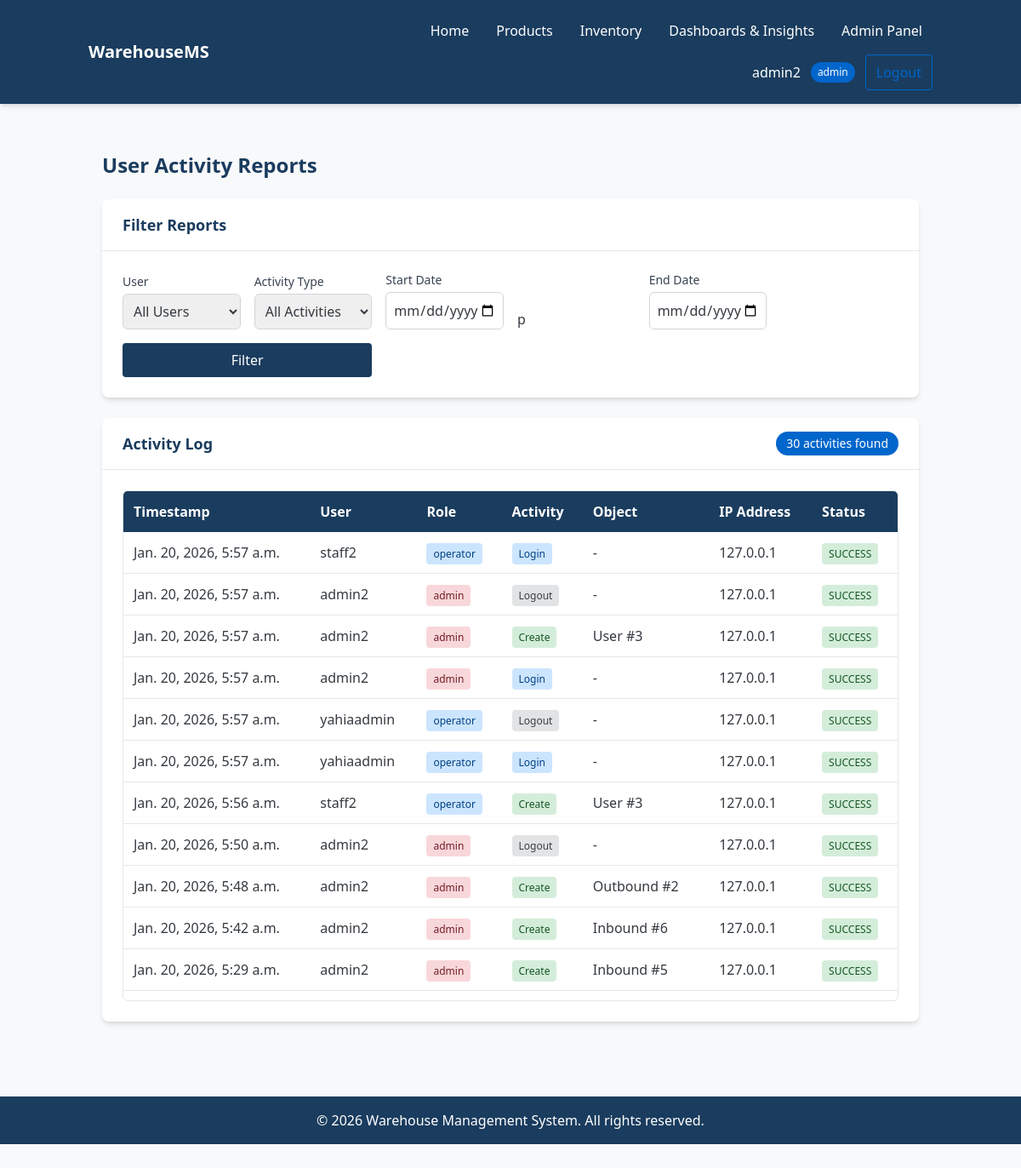
The app's page /home/insights/reports/ (signed in) with its own data.
### users/models.py (models this page shows, shortened)
class UserModel(AbstractUser):
    ROLE_CHOICES = (
        ("admin", "Admin"),
        ("operator", "Operator"),
        ("manager", "Manager"),
    )
    role = models.CharField(
        max_length=20,
        choices=ROLE_CHOICES,
        default="operator"
    )
    warehouse = models.ForeignKey('inventory.WarehouseModel', on_delete=models.SET_NULL, null=True, blank=True)

class ReportModel(models.Model):
    ACTIVITY_CHOICES = [
        ('CREATE', 'Create'),
        ('EDIT', 'Edit'),
        ('DELETE', 'Delete'),
        ('VIEW', 'View'),
        ('LOGIN', 'Login'),
        ('LOGOUT', 'Logout'),
        ('IMPORT', 'Import'),
        ('EXPORT', 'Export'),
        ('SYSTEM', 'System'),
        ('REPORT', 'Report'),
    ]
    user = models.ForeignKey('UserModel', on_delete=models.SET_NULL, null=True, blank=True)
    activity = models.CharField(max_length=20, choices=ACTIVITY_CHOICES)
    object_id = models.PositiveIntegerField(null=True, blank=True)
    object_model = models.CharField(max_length=100, null=True, blank=True)
    performed_at = models.DateTimeField(auto_now_add=True)
    ip_address = models.GenericIPAddressField(null=True, blank=True)
    user_agent = models.TextField(null=True, blank=True)
    details = models.JSONField(null=True, blank=True)
    changes = models.JSONField(null=True, blank=True)
    status = models.CharField(max_length=20, default='SUCCESS', choices=[
        ('SUCCESS', 'Success'),
        ('FAILED', 'Failed'),
        ('PENDING', 'Pending'),
    ])
    class Meta:
        verbose_name = 'Activity Report'
        verbose_name_plural = 'Activity Reports'
        ordering = ['-performed_at']
        indexes = [
            models.Index(fields=['-performed_at']),
            models.Index(fields=['user']),
            models.Index(fields=['activity']),
            models.Index(fields=['object_model']),
        ]
    def get_activity_display(self):
        return dict(self.ACTIVITY_CHOICES).get(self.activity, self.activity)

### users/views.py (the view)
# urls.py: path('home/insights/reports/', activity_reports, name='activity-reports'),
@login_required
@role_required(['admin', 'manager'])
def activity_reports(request):
    reports = ReportModel.objects.all().order_by('-performed_at')
    user_filter = request.GET.get('user')
    if user_filter:
        reports = reports.filter(user_id=user_filter)
    activity_filter = request.GET.get('activity')
    if activity_filter:
        reports = reports.filter(activity=activity_filter)
    start_date = request.GET.get('start_date')
    end_date = request.GET.get('end_date')
    if start_date and end_date:
        reports = reports.filter(performed_at__range=[start_date, end_date])
    context = {
        'reports': reports,
        'users': UserModel.objects.all(),
        'activity_types': ReportModel.ACTIVITY_CHOICES,
        'start_date': start_date,
        'end_date': end_date,
        'user_filter': user_filter,
        'activity_filter': activity_filter
    }
    return render(request, 'activity_reports.html', context)

### users/templates/activity_reports.html (shortened to what this page needs)
{% extends 'base.html' %}
{% block content %}
<div class="container mx-auto px-4 py-6">
    <h1 class="text-2xl font-bold text-primary mb-6">User Activity Reports</h1>
    <div class="bg-white rounded-lg shadow-md mb-6">
        <div class="border-b border-gray-200 px-6 py-4">
            <h5 class="text-lg font-semibold text-primary">Filter Reports</h5>
        </div>
        <div class="p-6">
            <form method="get" class="grid grid-cols-1 md:grid-cols-3 lg:grid-cols-6 gap-4 items-end">
                <div class="md:col-span-1">
                    <label for="userFilter" class="block text-sm font-medium text-gray-700 mb-1">User</label>
                    <select id="userFilter" name="user" class="w-full p-2 border border-gray-300 rounded-md focus:ring-2 focus:ring-secondary focus:border-transparent">
                        <option value="">All Users</option>
                    </select>
                </div>
                <div class="md:col-span-1">
                    <label for="activityFilter" class="block text-sm font-medium text-gray-700 mb-1">Activity Type</label>
                    <select id="activityFilter" name="activity" class="w-full p-2 border border-gray-300 rounded-md focus:ring-2 focus:ring-secondary focus:border-transparent">
                        <option value="">All Activities</option>
                    </select>
                </div>
                <div class="md:col-span-1">
                    <label for="startDate" class="block text-sm font-medium text-gray-700 mb-1">Start Date</label>
                    <input type="date" id="startDate" name="start_date" class="w-full p-2 border border-gray-300 rounded-md focus:ring-2 focus:ring-secondary focus:border-transparent"
                           value="{{ start_date }}">
                </div>p
                <div class="md:col-span-1">
                    <label for="endDate" class="block text-sm font-medium text-gray-700 mb-1">End Date</label>
                    <input type="date" id="endDate" name="end_date" class="w-full p-2 border border-gray-300 rounded-md focus:ring-2 focus:ring-secondary focus:border-transparent"
                           value="{{ end_date }}">
                </div>
                <div class="md:col-span-2">
                    <button type="submit" class="w-full btn btn-primary px-4 py-2 bg-primary text-white rounded hover:bg-blue-700 transition-all">Filter</button>
                </div>
            </form>
        </div>
    </div>
    <div class="bg-white rounded-lg shadow-md">
        <div class="border-b border-gray-200 px-6 py-4 flex justify-between items-center">
            <h5 class="text-lg font-semibold text-primary">Activity Log</h5>
            <span class="bg-secondary text-white px-3 py-1 rounded-full text-sm">{{ reports.count }} activities found</span>
        </div>
        <div class="p-6">
            {% if reports %}
            <div class="table-container">
                <table class="w-full">
                    <thead class="bg-primary text-white">
                        <tr>
                            <th class="p-3 text-left">Timestamp</th>
                            <th class="p-3 text-left">User</th>
                            <th class="p-3 text-left">Role</th>
                            <th class="p-3 text-left">Activity</th>
                            <th class="p-3 text-left">Object</th>
                            <th class="p-3 text-left">IP Address</th>
                            <th class="p-3 text-left">Status</th>
                        </tr>
                    </thead>
                    <tbody>
                        {% for report in reports %}
                        <tr class="border-b hover:bg-gray-50">
                            <td class="p-3">{{ report.performed_at }}</td>
                            <td class="p-3">{{ report.user.username }}</td>
                            <td class="p-3"><span class="badge badge-{{ report.user.role }} px-2 py-1 rounded text-xs font-medium">{{ report.user.role }}</span></td>
                            <td class="p-3">
                                <span class="badge badge-{{ report.activity|lower }} px-2 py-1 rounded text-xs font-medium">
                                    {{ report.get_activity_display }}
                                </span>
                            </td>
                            <td class="p-3">
                                {% if report.object_model and report.object_id %}
                                {{ report.object_model }} #{{ report.object_id }}
                                {% elif report.object_model %}
                                {{ report.object_model }}
                                {% else %}
                                -
                                {% endif %}
                            </td>
                            <td class="p-3">{{ report.ip_address }}</td>
                            <td class="p-3">
                                <span class="badge badge-{{ report.status|lower }} px-2 py-1 rounded text-xs font-medium">
                                    {{ report.status }}
                                </span>
                            </td>
                        </tr>
                        {% endfor %}
                    </tbody>
                </table>
            </div>
            {% else %}
            <div class="bg-blue-100 border border-blue-400 text-blue-700 px-4 py-3 rounded relative" role="alert">
                <span class="block sm:inline">No activities found matching the selected filters.</span>
            </div>
            {% endif %}
        </div>
    </div>
</div>
{% endblock %}

### inventory/templates/base.html (shortened to what this page needs)
<!doctype html>
<html lang="en">
  <head>
    {% load static %}
    <link rel="stylesheet" href="{% static 'css/styles.css' %}">
  </head>
  <body class="bg-light text-dark font-sans">
    <header class="bg-primary text-white py-4 shadow-md">
      <div class="container mx-auto px-4">
        <div class="flex flex-col md:flex-row justify-between items-center gap-4">
          <p class="logo flex items-center text-xl font-semibold">WarehouseMS</p>
          <nav class="flex flex-wrap justify-center md:justify-end items-center gap-2">
            <a href="{% url 'home' %}" class="nav-link px-3 py-2 rounded transition-all hover:bg-white/10 {% if request.resolver_match.url_name == 'home' %}bg-secondary{% endif %}">Home</a>
            <a href="{% url 'products' %}" class="nav-link px-3 py-2 rounded transition-all hover:bg-white/10 {% if request.resolver_match.url_name == 'products' %}bg-secondary{% endif %}">Products</a>
            <a href="{% url 'inventory' %}" class="nav-link px-3 py-2 rounded transition-all hover:bg-white/10 {% if request.resolver_match.url_name == 'inventory' %}bg-secondary{% endif %}">Inventory</a>
            <a href="{% url 'insights' %}" class="nav-link px-3 py-2 rounded transition-all hover:bg-white/10 {% if request.resolver_match.url_name == 'insights' %}bg-secondary{% endif %}">Dashboards & Insights</a>
            {% if user.is_authenticated %}
            {% if user.role == 'admin' or user.role == 'manager' %}
            <a href="{% url 'admin-control-panel' %}" class="nav-link px-3 py-2 rounded transition-all hover:bg-white/10 {% if request.resolver_match.url_name == 'admin-control-panel' %}bg-secondary{% endif %}">Admin Panel</a>
            {% endif %}
            <div class="user-info flex items-center gap-3 ml-4">
              <span class="hidden sm:inline">{{ user.username }}</span>
              <span class="user-role bg-secondary text-white px-2 py-1 rounded-full text-xs font-medium">{{ user.role }}</span>
              <a href="{% url 'logout' %}" class="btn btn-secondary px-3 py-2 rounded border border-secondary text-secondary hover:bg-secondary hover:text-white transition-all">Logout</a>
            </div>
            {% else %}
            <a href="{% url 'login' %}" class="btn btn-primary px-3 py-2 rounded bg-secondary text-white hover:bg-blue-700 transition-all">Login</a>
            {% endif %}
          </nav>
        </div>
      </div>
    </header>
    <main class="py-8 min-h-[calc(100vh-120px)]">
      <div class="container mx-auto px-4">
        {% block content %}{% endblock %}
      </div>
    </main>
    <footer class="bg-primary text-white py-4 text-center mt-8">
      <div class="container mx-auto px-4">
        <p>&copy; 2026 Warehouse Management System. All rights reserved.</p>
      </div>
    </footer>
  </body>
</html>

### users/templates/activity_reports.html (style rules this page uses)
.badge-create { background-color: #d4edda; color: #155724; }
.badge-login { background-color: #cce5ff; color: #004085; }
.badge-logout { background-color: #e2e3e5; color: #383d41; }
.badge-success { background-color: #d4edda; color: #155724; }
.badge-admin { background-color: #f8d7da; color: #721c24; }
.badge-operator { background-color: #cce5ff; color: #004085; }
.table-container { max-height: 600px; overflow-y: auto; border: 1px solid #e5e7eb; border-radius: 6px; }
.table-container table { width: 100%; border-collapse: collapse; }
.table-container th { position: sticky; top: 0; background: var(--primary-color); color: white; z-index: 10; }

### records on screen
UserModel: username "admin2", role "admin"
ReportModel: performed_at "Jan. 20, 2026, 5:57 a.m.", user.username "staff2", user.role "operator", activity "Login", ip_address "127.0.0.1", status "SUCCESS"
ReportModel: performed_at "Jan. 20, 2026, 5:57 a.m.", user.username "admin2", user.role "admin", activity "Logout", ip_address "127.0.0.1", status "SUCCESS"
ReportModel: performed_at "Jan. 20, 2026, 5:57 a.m.", user.username "admin2", user.role "admin", activity "Create", object_model "User", object_id "3", ip_address "127.0.0.1", status "SUCCESS"
ReportModel: performed_at "Jan. 20, 2026, 5:57 a.m.", user.username "admin2", user.role "admin", activity "Login", ip_address "127.0.0.1", status "SUCCESS"
ReportModel: performed_at "Jan. 20, 2026, 5:57 a.m.", user.username "yahiaadmin", user.role "operator", activity "Logout", ip_address "127.0.0.1", status "SUCCESS"
ReportModel: performed_at "Jan. 20, 2026, 5:57 a.m.", user.username "yahiaadmin", user.role "operator", activity "Login", ip_address "127.0.0.1", status "SUCCESS"
ReportModel: performed_at "Jan. 20, 2026, 5:56 a.m.", user.username "staff2", user.role "operator", activity "Create", object_model "User", object_id "3", ip_address "127.0.0.1", status "SUCCESS"
ReportModel: performed_at "Jan. 20, 2026, 5:50 a.m.", user.username "admin2", user.role "admin", activity "Logout", ip_address "127.0.0.1", status "SUCCESS"
ReportModel: performed_at "Jan. 20, 2026, 5:48 a.m.", user.username "admin2", user.role "admin", activity "Create", object_model "Outbound", object_id "2", ip_address "127.0.0.1", status "SUCCESS"
ReportModel: performed_at "Jan. 20, 2026, 5:42 a.m.", user.username "admin2", user.role "admin", activity "Create", object_model "Inbound", object_id "6", ip_address "127.0.0.1", status "SUCCESS"
ReportModel: performed_at "Jan. 20, 2026, 5:29 a.m.", user.username "admin2", user.role "admin", activity "Create", object_model "Inbound", object_id "5", ip_address "127.0.0.1", status "SUCCESS"

### other values on screen
{{ reports.count }} "30"
